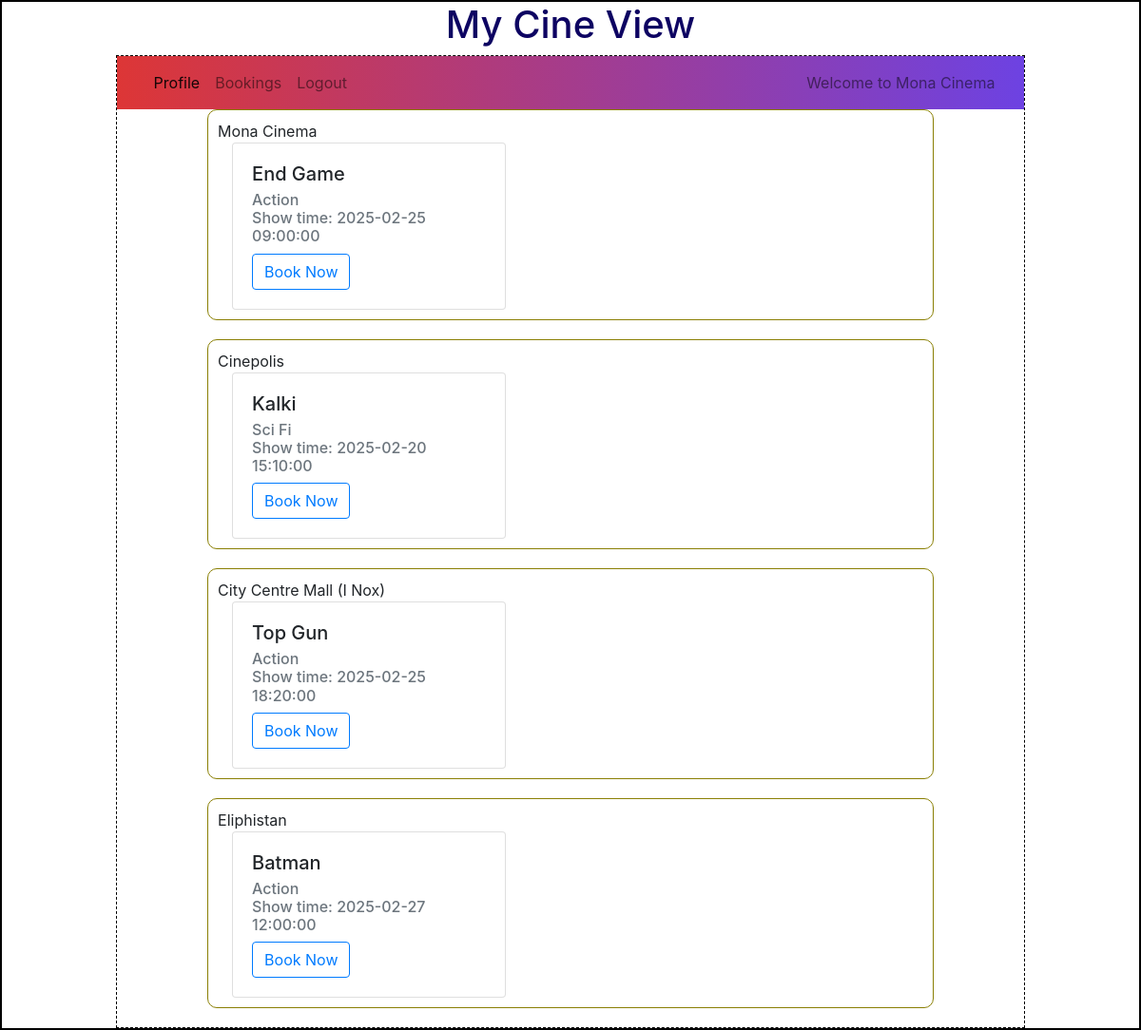
/user/1/Mona Cinema, run on an earlier commit of the app's database.
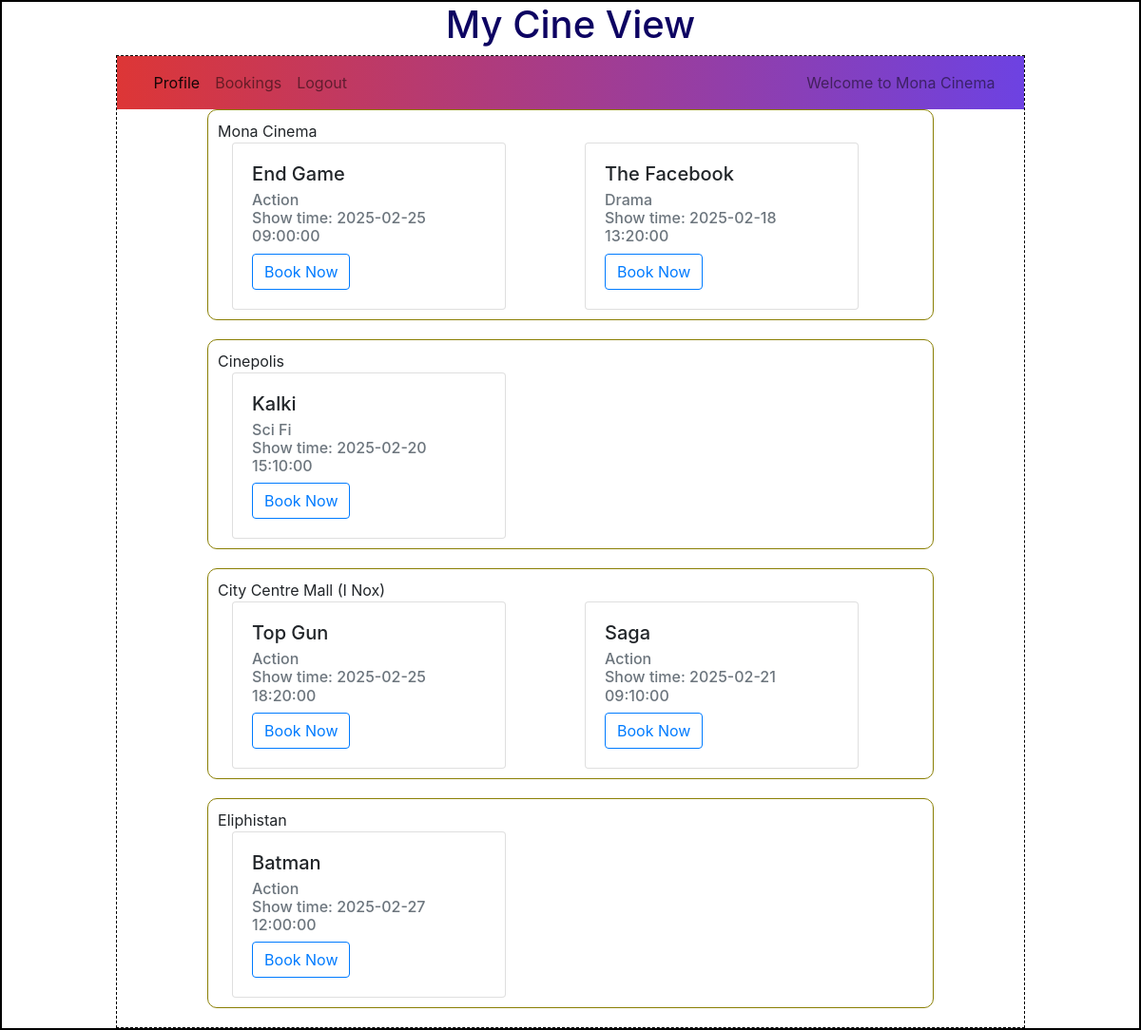
And on a later commit of the database.
### backend/models.py (models this page shows)
class Theatre(db.Model):
    __tablename__="theatre"
    id=db.Column(db.Integer,primary_key=True)
    name=db.Column(db.String,nullable=False)
    location=db.Column(db.String,nullable=False)
    pin_code=db.Column(db.Integer,nullable=False)
    capacity=db.Column(db.Integer,nullable=False)
    venue_pic_url=db.Column(db.String,nullable=True,default="None")
    shows=db.relationship("Show",cascade="all,delete",backref="theatre",lazy=True) # Theater can access all of Its shows

class Show(db.Model):
    __tablename__="show"
    id=db.Column(db.Integer,primary_key=True)
    name=db.Column(db.String,nullable=False)
    tags=db.Column(db.String,nullable=False)
    rating=db.Column(db.Integer,default=0)
    tkt_price=db.Column(db.Float,default=0.0)
    date_time=db.Column(db.DateTime,nullable=False)
    theatre_id=db.Column(db.Integer, db.ForeignKey("theatre.id"),nullable=False)
    tickets=db.relationship("Ticket",cascade="all,delete",backref="show",lazy=True) # Shows can access Its tickets

### backend/controllers.py (the view)
@app.route("/user/<id>/<name>")
def user_dashboard(id,name):
    theatres=get_theatres()
    dt_time_now=datetime.today().strftime("%Y-%m-%dT%H:%M")
    dt_time_now=datetime.strptime(dt_time_now,"%Y-%m-%dT%H:%M")
    return render_template("user_dashboard.html",uid=id,name=name,theatres=theatres,dt_time_now=dt_time_now)

### backend/controllers.py (called while the page is built)
def get_theatres():
    theatres=Theatre.query.all()
    return theatres

### templates/user_dashboard.html
{%extends "user_layout.html"%}
{%block content%}
        {%if theatres%}
                {%for theatre in theatres%}
                {%if theatre.shows%}
                    <div class="outer_box">
                        {{theatre.name}}
                            <div class="container">
                                <div class="row">
                                    {%for show in theatre.shows%}
                                    {%if show.date_time >= dt_time_now%}
                                        <div class="col">
                                            <div class="card" style="width: 18rem;">
                                                <div class="card-body">
                                                    <h5 class="card-title">{{show.name}}</h5>
                                                    <h6 class="card-subtitle mb-2 text-muted">{{show.tags}} <br>Show time: {{show.date_time}}</h6>
                                                    <a href="/book_ticket/{{uid}}/{{show.id}}/{{name}}" type="button" class="btn btn-outline-primary">Book Now</a>
                                                </div>
                                            </div>
                                        </div>
                                    {%endif%}
                                    {%endfor%}
                                </div>
                            </div>
                    </div>
                {%endif%}
                {%endfor%}
        {%else%}
                <h3 class="center">Sorry, no theatres available!!!</h3>
        {%endif%}
{%endblock%}

### templates/user_layout.html (shortened to what this page needs)
<!DOCTYPE html>
<html lang="en">
    <head>
        <link rel="stylesheet" href="/static/styles/main.css">
        <link rel="stylesheet" href="https://cdn.jsdelivr.net/npm/bootstrap@4.0.0/dist/css/bootstrap.min.css">
    </head>
    <body>
        <div class="my_container">
            <div class="center"><h1>My Cine View</h1></div>
            <div class="my_panel">
                <nav class="navbar navbar-expand-lg navbar-light" style="background-image: linear-gradient(to right, rgb(221, 54, 54),rgb(109, 66, 226));">
                    <div class="container-fluid">
                        <div class="collapse navbar-collapse d-flex justify-content-between" id="navbarText">
                            <ul class="navbar-nav mb-2 mb-lg-0">
                                <li class="nav-item">
                                    <a class="nav-link active" aria-current="page" href="#">Profile</a>
                                </li>
                                <li class="nav-item">
                                    <a class="nav-link" href="#">Bookings</a>
                                </li>
                                <li class="nav-item">
                                    <a class="nav-link" href="/login">Logout</a>
                                </li>
                            </ul>
                            <span class="navbar-text">
                                Welcome to {{name}}
                            </span>
                        </div>
                    </div>
                </nav>
                {%block content%}{%endblock%}
            </div>
        </div>
    </body>
</html>

### static/styles/main.css (style rules this page uses)
* { margin:0px; }
.my_container { border: 2px solid black }
.my_panel { width: 80%; margin: auto; height: auto; border: 1px dashed black; }
.outer_box { border: 1px solid rgb(138, 127, 4); margin-top: 20px; margin: auto; padding: 10px; width: 80%; border-radius: 10px; margin-bottom: 20px; }
.center { text-align: center; margin: auto; color: rgb(13, 3, 98); }

What changed in the data, as far as the page shows it:
changed Theatre "Mona Cinema": gains Show (name "The Facebook", tags "Drama", date_time "2025-02-18 13:20:00")
added Show: name "Saga", tags "Action", date_time "2025-02-21 09:10:00", shown under Theatre "City Centre Mall (I Nox)"
